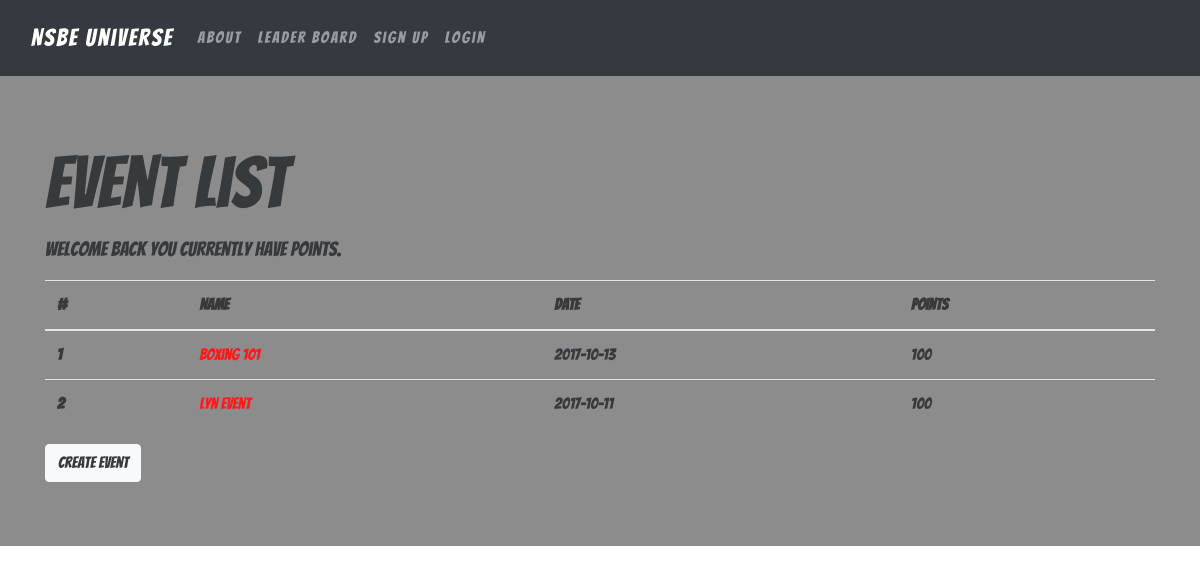
Screenshot of /events/ with the database file from the repository.
### database_setup.py (models this page shows, shortened)
class Event(Base):
    __tablename__ = 'event'
    id = Column(Integer, primary_key=True)
    name = Column(String(250), nullable=False)
    user_id = Column(Integer, ForeignKey('user.id'))
    points = Column(Integer, nullable=False)
    address = Column(String(250), nullable=False)
    details = Column(String(250), nullable=False)
    picture = Column(String(250))
    date = Column(String(50), nullable=False)
    url = Column(Text)

### nsbeu.py (the view)
@app.route('/events/')
def showEvents():
    events = session.query(Event).all()
    creator = getUserInfo(Event.user_id)
    current_user = getUserInfo(User.id)
    return render_template('eventList.html', events=events, current_user=current_user, creator=creator)

### nsbeu.py (called while the page is built)
def getUserInfo(user_id):
    user = session.query(User).filter_by(id=user_id).first()
    return user

### templates/eventList.html
{% extends "base.html" %}
{% block content %}
<div class="jumbotron jumbotron-fluid">
  <div class="container">
    <h1 class="display-3">Event List</h1>
    <p class="lead">Welcome back {{session.alias}} you currently have {{session.points}} points.</p>
    <table class="table table-inverse">
      <thead>
        <tr>
          <th>#</th>
          <th>Name</th>
          <th>Date</th>
          <th>Points</th>
        </tr>
      </thead>
      <tbody>
        {% for event in events %}
        <tr>
          <th scope="row">{{event.id}}</th>
          <td><a href="{{url_for('eventDetail', event_id=event.id)}}">{{event.name}}</a></td>
          <td>{{event.date}}</td>
          <td>{{event.points}}</td>
        </tr>
        {% endfor %}
      </tbody>
    </table>
    <a class= "btn btn-light" href="{{url_for('createEvent')}}">Create Event</a>
  </div>
</div>
{% endblock %}

### static/css/app.css (style rules this page uses)
html, body { font-family: 'Bangers', cursive; font-size: 1em; width: 100%; height: 100%; }
body { background: url(http://i.imgur.com/asLW3N6.jpg) no-repeat center center fixed; background-size: cover; }
a { color: red; }
.jumbotron { background-color: grey; opacity: .9; }

### rows the page displays
Event: id "1", name "Boxing 101", date "2017-10-13", points "100"
Event: id "2", name "Lyn Event", date "2017-10-11", points "100"
